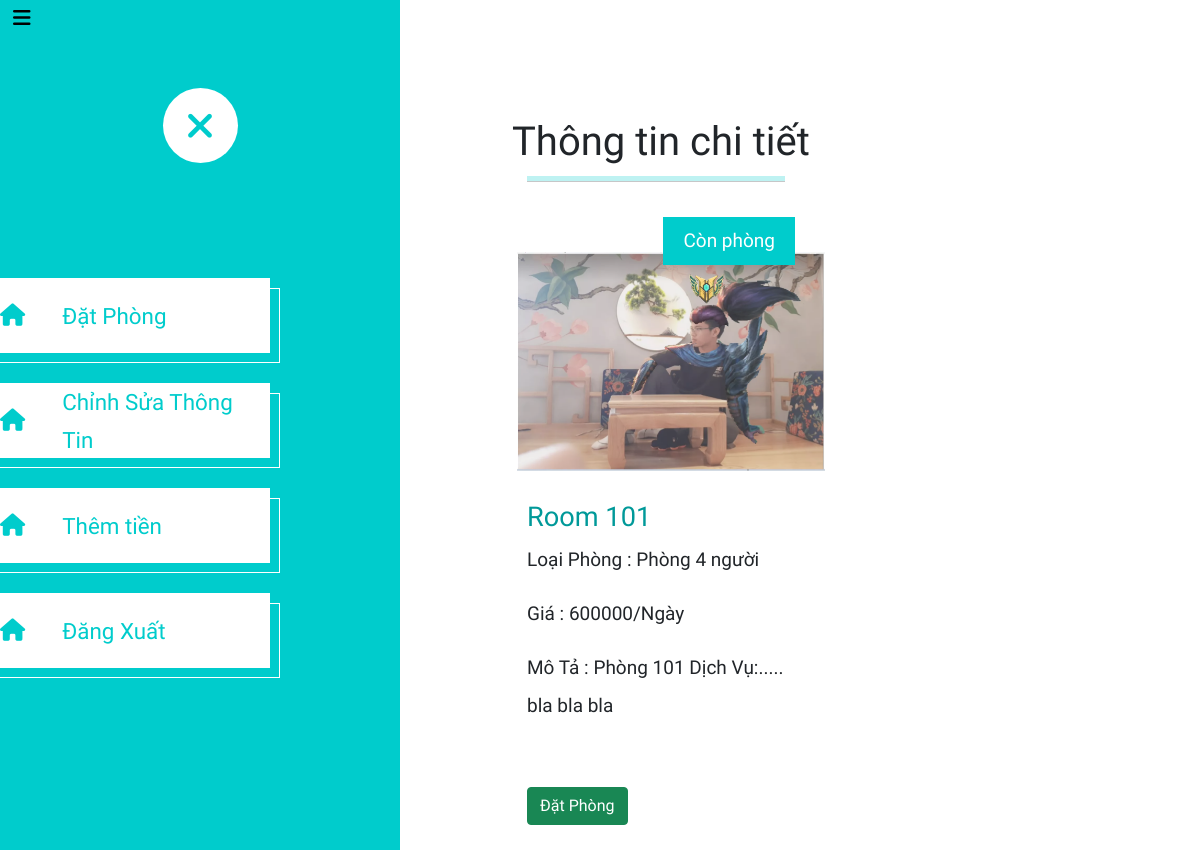
The page /Frontend/bookingroom.php?manage=RoomDetail&IDRoom=13 (signed in) on the database as committed earlier.
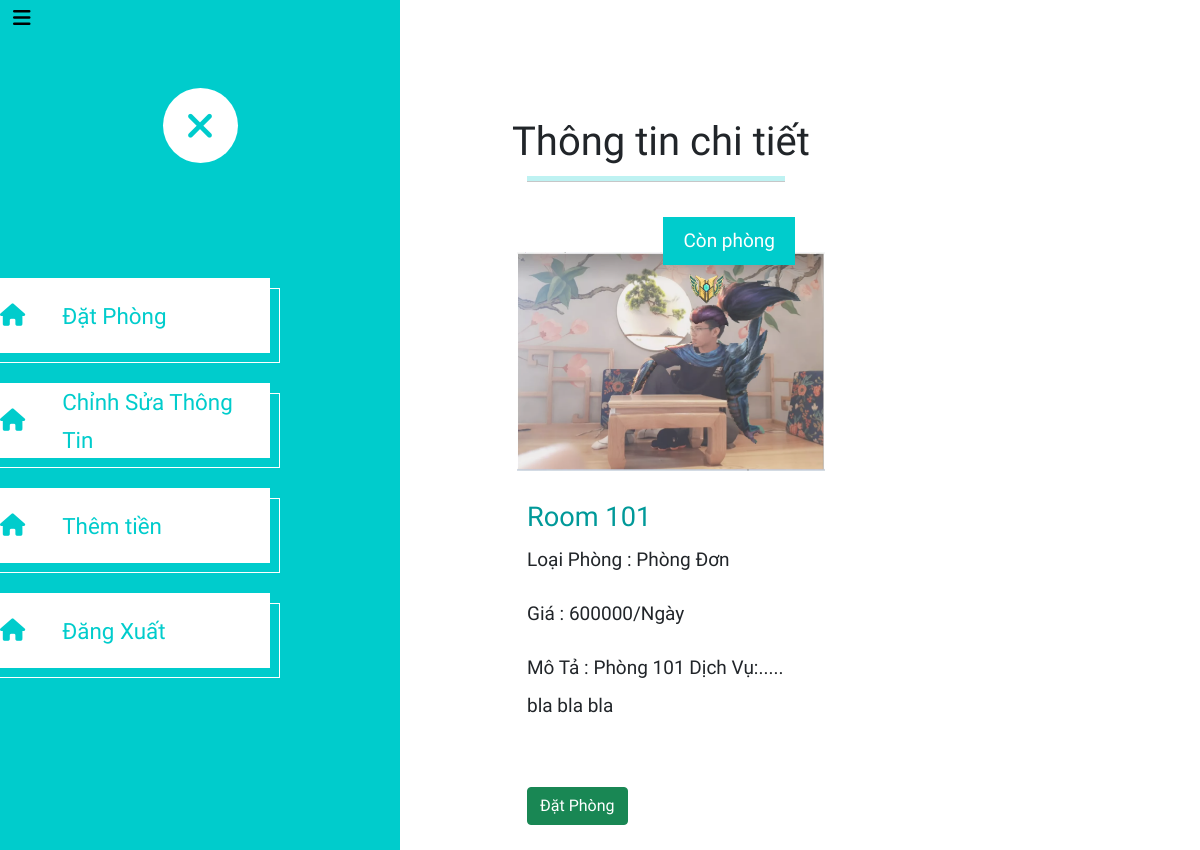
The same page on the database as committed later.
### tables this page shows
CREATE TABLE `room` (
  `ID` int(11) NOT NULL,
  `NumRoom` varchar(50) NOT NULL,
  `Status` tinyint(4) NOT NULL,
  `Type` int(11) NOT NULL,
  `Details` text NOT NULL,
  `Cost` int(11) NOT NULL,
  `Image` text NOT NULL,
  `FloorRoom` int(11) NOT NULL
);

### Frontend/CustomerManager/ContentPage/RoomDetail.php (the view, shortened to what this page needs)
<h1>Thông tin chi tiết</h1>
<?php
$sql_RoomDetail = "SELECT * FROM room WHERE ID='$_GET[IDRoom]' LIMIT 1";
$query_Detail = mysqli_query($mysqli, $sql_RoomDetail);
?>
<?php while ($row_pro = mysqli_fetch_array($query_Detail)) {?>
    <div class="col-xl-6 mx-12 "   >
                    <hr class="tm-hr-primary">
                    <a  class="effect-lily tm-post-link tm-pt-60">
                        <div class="tm-post-link-inner">
                            <img src="<?php echo $row_pro['Image']; ?>" alt="Image" class="img-fluid">
                        </div>
                        <span class="position-absolute tm-new-badge">
                                Còn phòng
                        </span>
                        <h2 class="tm-pt-30 tm-color-primary tm-post-title"><?php echo $row_pro['NumRoom']; ?></h2>
                    </a>
                    <p class="text-dark">Loại Phòng :
                        <?php if ($row_pro['Type'] == 1) {?>
                            Phòng Đơn
                        <?php } else if ($row_pro['Type'] == 2) {?>
                            Phòng Đôi
                        <?php } else if ($row_pro['Type'] == 4) {?>
                            Phòng 4 người
                        <?php }?>
                    </p>
                    <p class="text-dark">Giá : <?php echo $row_pro['Cost']; ?>/Ngày</p>
                    <p class="text-dark">Mô Tả : <?php echo $row_pro['Details']; ?></p>
                    <div class="d-flex justify-content-between tm-pt-45">
                    </div>
                    <form method="POST" action="bookingroom.php?manage=addInfobooking&IDRoom=<?php echo $row_pro['ID']; ?>"  enctype="multipart/form-data">
                        <button type="submit" class="btn btn-success" >Đặt Phòng</button>
                    </form>
                </div>
<?php }
?>

Rows that differ between the two databases and show on the page:
changed room "Room 101": Type "Phòng 4 người" → "Phòng Đơn"
